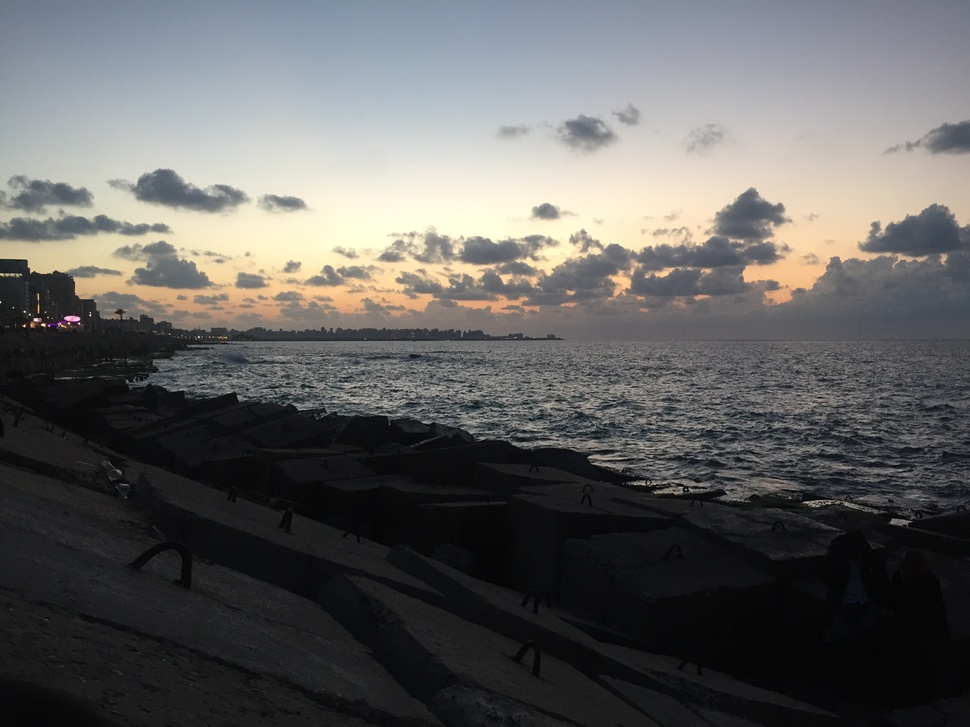
#> input picture DataSet/IMG_0595.JPG, 970 x 727 px, shrunk from 3264 x 2448 before the run; its folder holds only this picture in this run
$ python -i histogram.py   (imports and definitions only)
#> lines starting #> are read from the running program, lines starting #| are printed output that depends on the picture
#> further down, picture is the input picture: shape (727, 970, 3); mean B, G, R 96.5, 97.3, 97.9
from __future__ import division
from __future__ import print_function
import cv2
import cv2 as cv
from imutils import paths

Allimages = []  # All images in the dataset
similarImages = []  # Images that have similar histogram to the source image
histvalues = []   #Array having the histogram values of all images in database


def Read_All_Images(path):  # Function to read all images in a folder to simulate a database
    imagePaths = list(paths.list_images(path))
    for imagePath in imagePaths:
        image = cv2.imread(imagePath)
        Allimages.append(image)

    return Allimages  # Array containing all images in the database


def hist_computation(image):    #Function to calcualte the histogram of given image

    hsv_base = cv.cvtColor(image, cv.COLOR_BGR2HSV)
#> hsv_base: shape (727, 970, 3); mean H, S, V 78, 29.2, 103.3
    h_bins = 50
    s_bins = 60
    histSize = [h_bins, s_bins]
    # hue varies from 0 to 179, saturation from 0 to 255
    h_ranges = [0, 180]
    s_ranges = [0, 256]
    ranges = h_ranges + s_ranges  # concat lists
    # Use the 0-th and 1-st channels
    channels = [0, 1]
    hist_base = cv.calcHist([hsv_base], channels, None, histSize, ranges, accumulate=False)
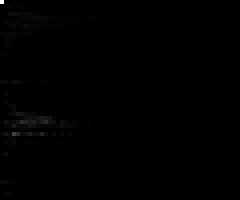
#> hist_base: shape (50, 60) float32 (shown 4 times larger); min 0, max 79559, mean 235.1; drawn with min black and max white
    cv.normalize(hist_base, hist_base, alpha=0, beta=1, norm_type=cv.NORM_MINMAX)
    return hist_base    #returns the value of the histogram


def Compare_Histo(hist_base, hist_test1):  # Function that compares the histograms of the soure image and test image

    base_test1 = cv.compareHist(hist_base, hist_test1, 0)
    if base_test1 >= 0.75:  # if similarity greater than or equal 0.75 then put the test image in the SimilarImages array
        return 1, base_test1
    else:
        return 0, base_test1


# [21 lines of commented-out code are left out]

>>> import cv2
>>> picture = cv2.imread('DataSet/IMG_0595.JPG')
>>> result = hist_computation(picture)

$ run again, on DataSet/IMG_0609.JPG
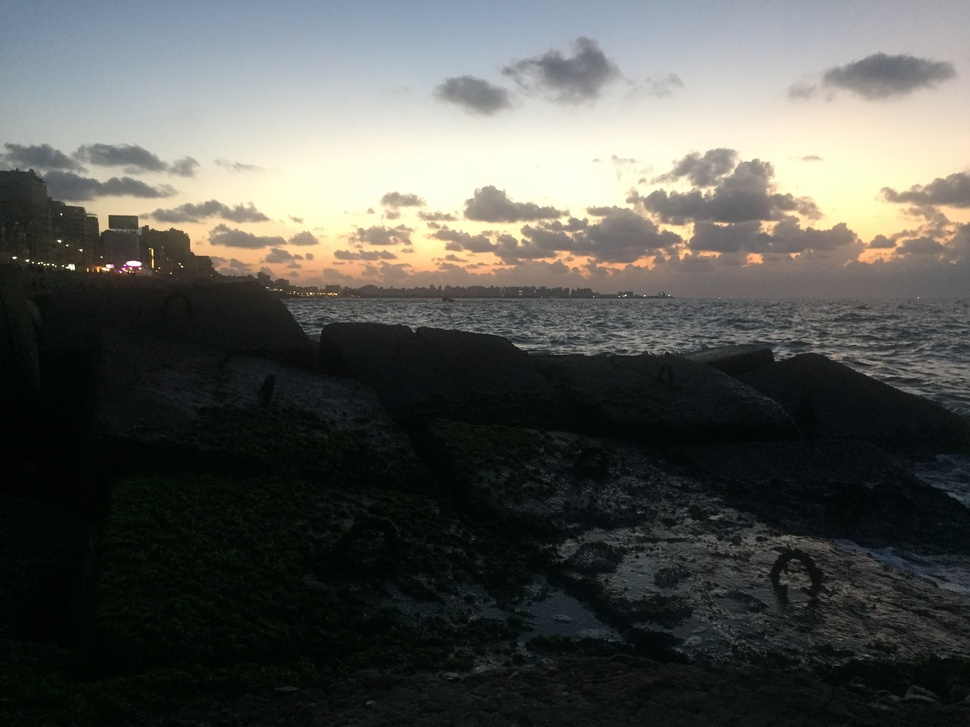
#> input picture DataSet/IMG_0609.JPG, 970 x 727 px, shrunk from 3264 x 2448 before the run
#> picture is the input picture: shape (727, 970, 3); mean B, G, R 81.4, 85.9, 84.8
#> hsv_base: shape (727, 970, 3); mean H, S, V 66.3, 71.2, 90.4
#> in hist_computation, `hist_base = cv.calcHist([hsv_base], channels, None, histSize, ranges, ..`:
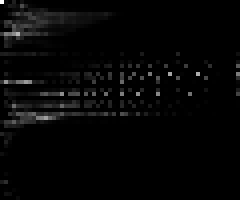
#> hist_base: shape (50, 60) float32 (shown 4 times larger); min 0, max 9954, mean 235.1; drawn with min black and max white

$ run again, on DataSet/IMG_1240.JPG
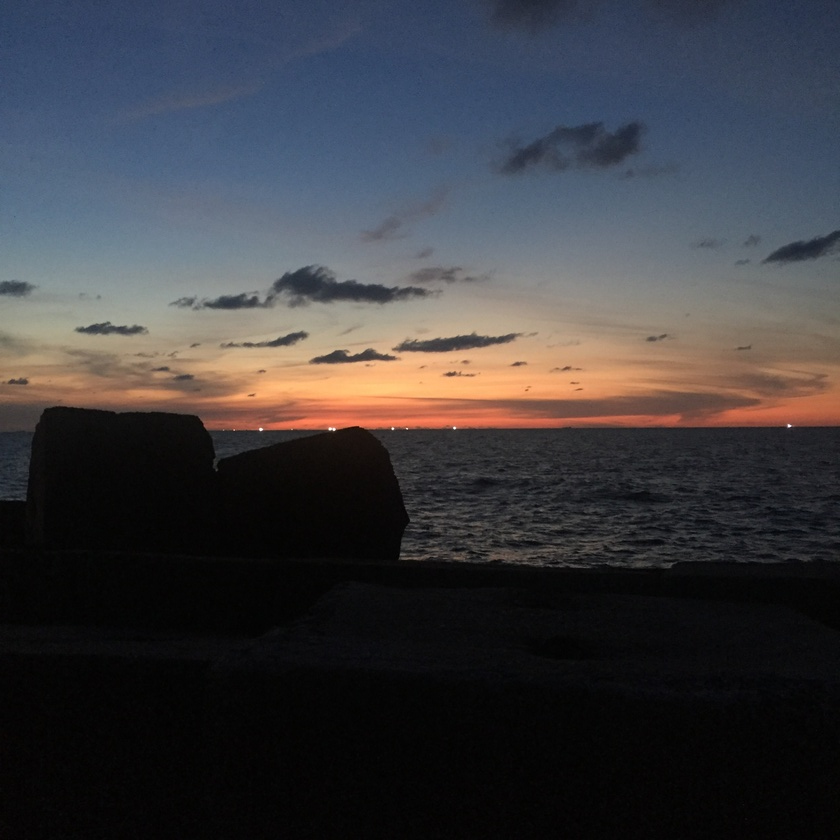
#> input picture DataSet/IMG_1240.JPG, 840 x 840 px, shrunk from 2448 x 2448 before the run
#> picture is the input picture: shape (840, 840, 3); mean B, G, R 62.7, 58.7, 59.2
#> hsv_base: shape (840, 840, 3); mean H, S, V 68.1, 59.3, 72.2
#> in hist_computation, `hist_base = cv.calcHist([hsv_base], channels, None, histSize, ranges, ..`:
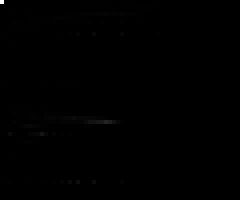
#> hist_base: shape (50, 60) float32 (shown 4 times larger); min 0, max 159590, mean 235.2; drawn with min black and max white

$ run again, on DataSet/IMG_2866.JPG
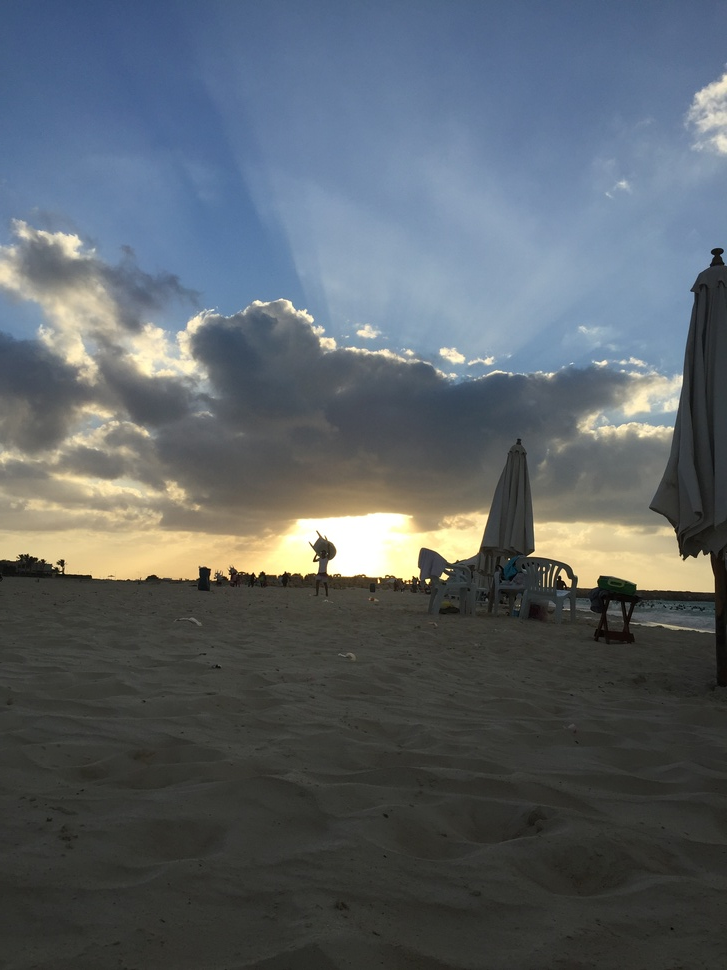
#> input picture DataSet/IMG_2866.JPG, 727 x 970 px, shrunk from 2448 x 3264 before the run
#> picture is the input picture: shape (970, 727, 3); mean B, G, R 104.1, 98.5, 91.1
#> hsv_base: shape (970, 727, 3); mean H, S, V 64.2, 52.1, 111.7
#> in hist_computation, `hist_base = cv.calcHist([hsv_base], channels, None, histSize, ranges, ..`:
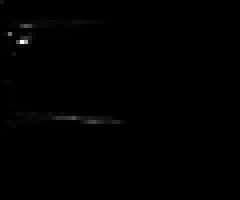
#> hist_base: shape (50, 60) float32 (shown 4 times larger); min 0, max 63078, mean 235.1; drawn with min black and max white
